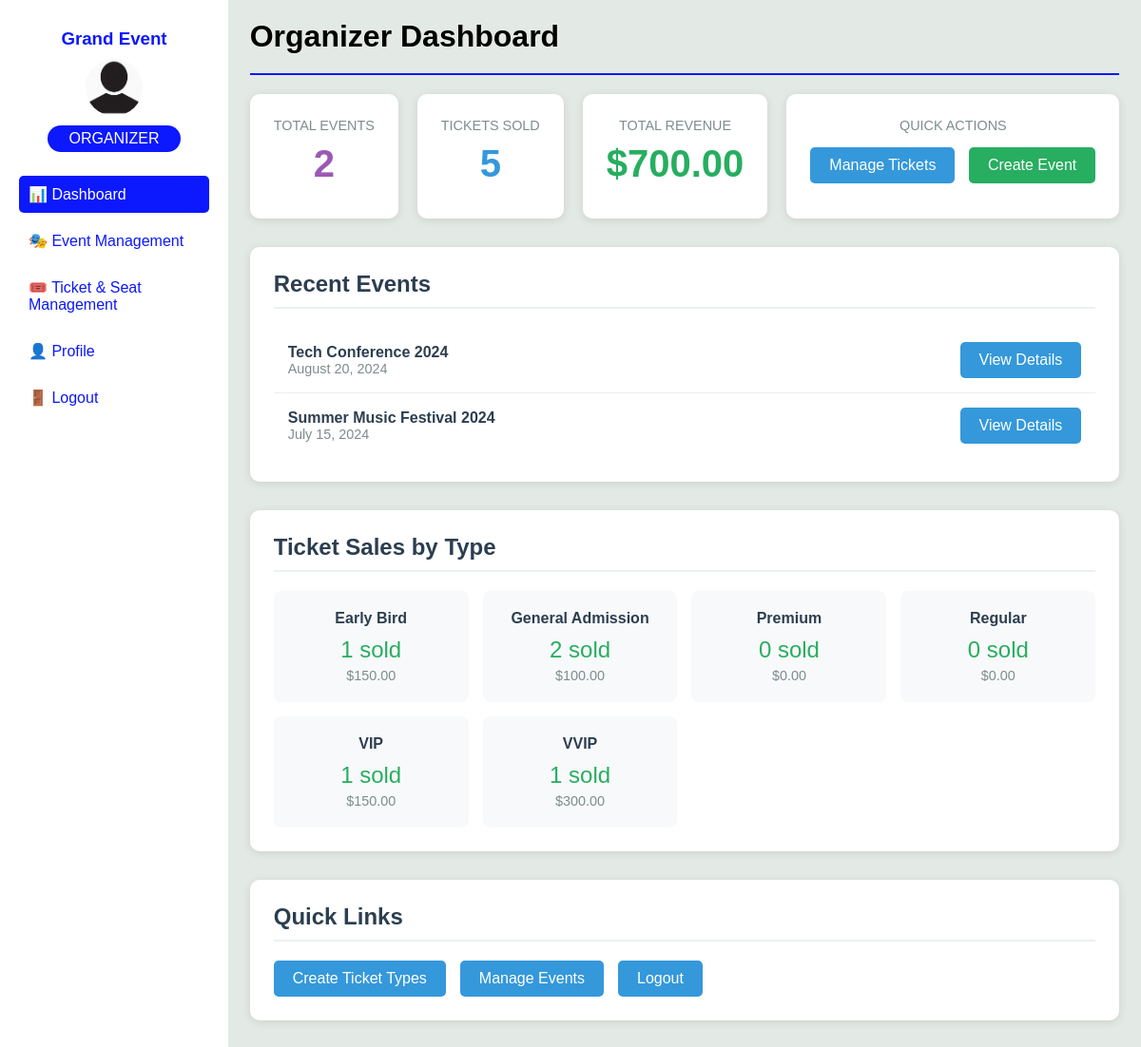
Page /organizers/org_dash.php (signed in) on the committed database.
### tables this page shows
CREATE TABLE IF NOT EXISTS `events` (
  `id` int(11) NOT NULL AUTO_INCREMENT,
  `organizer_id` int(11) NOT NULL,
  `event_name` varchar(200) NOT NULL,
  `event_date` date NOT NULL,
  `event_time` time NOT NULL,
  `event_location` varchar(255) NOT NULL,
  `event_category` varchar(50) DEFAULT NULL,
  `ticket_price` decimal(10,2) NOT NULL,
  `total_tickets` int(11) NOT NULL,
  `event_description` text DEFAULT NULL,
  `created_at` timestamp DEFAULT CURRENT_TIMESTAMP,
  PRIMARY KEY (`id`),
  KEY `organizer_id` (`organizer_id`),
  KEY `event_date` (`event_date`)
);

### config.php (called while the page is built, shortened)
<?php
try {
    $conn = new mysqli(DB_HOST, DB_USER, DB_PASS, DB_NAME);
} catch(Exception $e) {
    die("Connection failed: " . $e->getMessage());
}
function executeQuery($sql, $params = [], $types = "") {
    global $conn;
    $stmt = $conn->prepare($sql);
    if (!empty($params)) {
        $stmt->bind_param($types, ...$params);
    }
    $stmt->execute();
    return $stmt;
}
function fetchSingle($sql, $params = [], $types = "") {
    $stmt = executeQuery($sql, $params, $types);
    $result = $stmt->get_result();
    return $result->fetch_assoc();
}
function fetchAll($sql, $params = [], $types = "") {
    $stmt = executeQuery($sql, $params, $types);
    $result = $stmt->get_result();
    $rows = [];
    while ($row = $result->fetch_assoc()) {
        $rows[] = $row;
    }
    return $rows;
}
?>

### organizers/org_dash.php (the view, shortened to what this page needs)
<?php
require_once '../config.php';
$organizer_id = $_SESSION['user_id'];
$total_events_result = fetchSingle(
    "SELECT COUNT(*) as total_events FROM events WHERE organizer_id = ?",
    [$organizer_id],
    "i"
);
$total_events = $total_events_result['total_events'] ?? 0;
$sales_data = fetchSingle("
    SELECT
        COALESCE(SUM(ts.quantity), 0) as total_tickets_sold,
        COALESCE(SUM(ts.total_amount), 0) as total_revenue
    FROM ticket_sales ts
    JOIN tickets t ON ts.ticket_id = t.ticket_id
    JOIN events e ON t.event_id = e.id
    WHERE e.organizer_id = ? AND ts.payment_status = 'completed'
", [$organizer_id], "i");
$recent_events = fetchAll("
    SELECT * FROM events
    WHERE organizer_id = ?
    ORDER BY event_date DESC
    LIMIT 5
", [$organizer_id], "i");
$ticket_stats = fetchAll("
    SELECT
        t.ticket_type,
        COALESCE(SUM(ts.quantity), 0) as sold_count,
        COALESCE(SUM(ts.total_amount), 0) as revenue
    FROM tickets t
    LEFT JOIN ticket_sales ts ON t.ticket_id = ts.ticket_id AND ts.payment_status = 'completed'
    JOIN events e ON t.event_id = e.id
    WHERE e.organizer_id = ?
    GROUP BY t.ticket_type
", [$organizer_id], "i");
?>
<!DOCTYPE html>
<html lang="en">
<head>
</head>
<body>
    <main>
     <aside>
        <div class="profile">
               <h3>Grand Event</h3>
               <div class="img"><img src="../img/pro.jpg" alt="Profile"></div>
               <div class="ro">ORGANIZER</div>
        </div>
                <div class="roles">
                <a href="org_dash.php" class="act">📊  Dashboard</a>
                <a href="eve_ma.php">🎭 Event Management</a>
                <a href="tick.php">🎟️ Ticket & Seat Management</a>
                <a href="profile.php">👤 Profile</a>
                <a href="../logout.php">🚪 Logout</a>
       </div>
    </aside>
    <div class="dashboard-container">
        <div>
        <h1>Organizer Dashboard</h1>
        <hr>
    </div>
        <div class="stats-grid">
            <div class="stat-card">
                <div class="stat-label">Total Events</div>
                <div class="stat-value events"><?php echo $total_events; ?></div>
            </div>
            <div class="stat-card">
                <div class="stat-label">Tickets Sold</div>
                <div class="stat-value tickets"><?php echo $sales_data['total_tickets_sold'] ?? 0; ?></div>
            </div>
            <div class="stat-card">
                <div class="stat-label">Total Revenue</div>
                <div class="stat-value revenue">$<?php echo number_format($sales_data['total_revenue'] ?? 0, 2); ?></div>
            </div>
            <div class="stat-card">
                <div class="stat-label">Quick Actions</div>
                <div style="margin-top: 15px;">
                    <a href="tick.php" class="btn-primary">Manage Tickets</a>
                    <a href="eve_ma.php" class="btn-success" style="margin-left: 10px;">Create Event</a>
                </div>
            </div>
        </div>
        <div class="dashboard-section">
            <h2 class="section-title">Recent Events</h2>
            <?php if (count($recent_events) > 0): ?>
                <ul class="event-list">
                    <?php foreach ($recent_events as $event): ?>
                        <li class="event-item">
                            <div>
                                <div class="event-title"><?php echo htmlspecialchars($event['event_name']); ?></div>
                                <div class="event-date"><?php echo date('F d, Y', strtotime($event['event_date'])); ?></div>
                            </div>
                            <a href="eve_ma.php?edit=<?php echo $event['id']; ?>" class="btn-primary">View Details</a>
                        </li>
                    <?php endforeach; ?>
                </ul>
            <?php else: ?>
                <p>No events created yet. <a href="eve_ma.php">Create your first event</a></p>
            <?php endif; ?>
        </div>
        <div class="dashboard-section">
            <h2 class="section-title">Ticket Sales by Type</h2>
            <?php if (count($ticket_stats) > 0): ?>
                <div class="ticket-type-grid">
                    <?php foreach ($ticket_stats as $stat): ?>
                        <div class="ticket-type-card">
                            <div class="ticket-type"><?php echo htmlspecialchars($stat['ticket_type']); ?></div>
                            <div class="ticket-count"><?php echo $stat['sold_count'] ?? 0; ?> sold</div>
                            <div class="ticket-revenue">$<?php echo number_format($stat['revenue'] ?? 0, 2); ?></div>
                        </div>
                    <?php endforeach; ?>
                </div>
            <?php else: ?>
                <p>No ticket sales data available.</p>
            <?php endif; ?>
        </div>
        <div class="dashboard-section">
            <h2 class="section-title">Quick Links</h2>
            <div style="display: flex; gap: 15px; flex-wrap: wrap;">
                <a href="tick.php?action=create" class="btn-primary">Create Ticket Types</a>
                <a href="eve_ma.php" class="btn-primary">Manage Events</a>
                <a href="../logout.php" class="btn-primary">Logout</a>
            </div>
        </div>
    </div>
    </main>
</body>
</html>

### organizers/org_dash.php (style rules this page uses)
.dashboard-container { max-width: 1200px; margin: 0 auto; padding: 20px; }
.stats-grid { display: flex; grid-template-columns: repeat(auto-fit, minmax(250px, 1fr)); gap: 20px; margin-bottom: 30px; }
.stat-card { background: white; border-radius: 10px; padding: 25px; box-shadow: 0 2px 10px rgba(0,0,0,0.1); text-align: center; }
.stat-value { font-size: 2.5em; font-weight: bold; color: #2c3e50; margin: 10px 0; }
.stat-label { color: #7f8c8d; font-size: 0.9em; text-transform: uppercase; }
.revenue { color: #27ae60; }
.tickets { color: #3498db; }
.events { color: #9b59b6; }
.dashboard-section { background: white; border-radius: 10px; padding: 25px; margin-bottom: 30px; box-shadow: 0 2px 10px rgba(0,0,0,0.1); }
.section-title { font-size: 1.5em; margin-bottom: 20px; color: #2c3e50; border-bottom: 2px solid #ecf0f1; padding-bottom: 10px; }
.btn-primary { background: #3498db; color: white; padding: 10px 20px; border-radius: 5px; text-decoration: none; display: inline-block; transition: background 0.3s; }
.btn-success { background: #27ae60; color: white; padding: 10px 20px; border-radius: 5px; text-decoration: none; display: inline-block; transition: background 0.3s; }
.event-list { list-style: none; padding: 0; }
.event-item { padding: 15px; border-bottom: 1px solid #ecf0f1; display: flex; justify-content: space-between; align-items: center; }
.event-item:last-child { border-bottom: none; }
.event-title { font-weight: bold; color: #2c3e50; }
.event-date { color: #7f8c8d; font-size: 0.9em; }
.ticket-type-grid { display: grid; grid-template-columns: repeat(auto-fit, minmax(200px, 1fr)); gap: 15px; }
.ticket-type-card { background: #f8f9fa; padding: 20px; border-radius: 8px; text-align: center; }
.ticket-type { font-weight: bold; color: #2c3e50; margin-bottom: 10px; }
.ticket-count { font-size: 1.5em; color: #27ae60; margin-bottom: 5px; }
.ticket-revenue { color: #7f8c8d; font-size: 0.9em; }
* { margin: 0; padding: 0; box-sizing: border-box; }
body { height: 100vh; width: 100vw; background: #e3e9e4; font-family: Arial, sans-serif; }
main { display: flex; }
aside { width: 20%; padding: 20px; background: #fff; min-height: 100vh; }
.roles { display: flex; flex-direction: column; }
.roles a { text-decoration: none; color: #0c18fd; padding: 10px; margin: 5px 0; border-radius: 5px; }
.profile { text-align: center; margin-bottom: 20px; }
.profile h3 { color: #0c18fd; margin: 10px 0; }
.img { width: 60px; height: 60px; border-radius: 50%; margin: auto; overflow: hidden; }
.img img { width: 100%; height: 100%; object-fit: cover; }
.ro { background: #0c18fd; color: #fff; padding: 5px; border-radius: 20px; margin: 10px 30px; }
.act { background: #0c18fd !important; color: #fff !important; }
h1 { margin-bottom: 20px; }
hr { margin: 10px 0 20px 0; border: none; border-top: 2px solid #0c18fd; }

### rows in the picture
events: event_name "Tech Conference 2024", event_date "August 20, 2024"
events: event_name "Summer Music Festival 2024", event_date "July 15, 2024"

### other values in the picture
$total_events "2"
$sales_data['total_tickets_sold'] "5"
$sales_data['total_revenue'] "700.00"
$stat['ticket_type'] "Early Bird"
$stat['sold_count'] "1"
$stat['revenue'] "150.00"
$stat['ticket_type'] "General Admission"
$stat['sold_count'] "2"
$stat['revenue'] "100.00"
$stat['ticket_type'] "Premium"
$stat['sold_count'] "0"
$stat['revenue'] "0.00"
$stat['ticket_type'] "Regular"
$stat['ticket_type'] "VIP"
$stat['ticket_type'] "VVIP"
